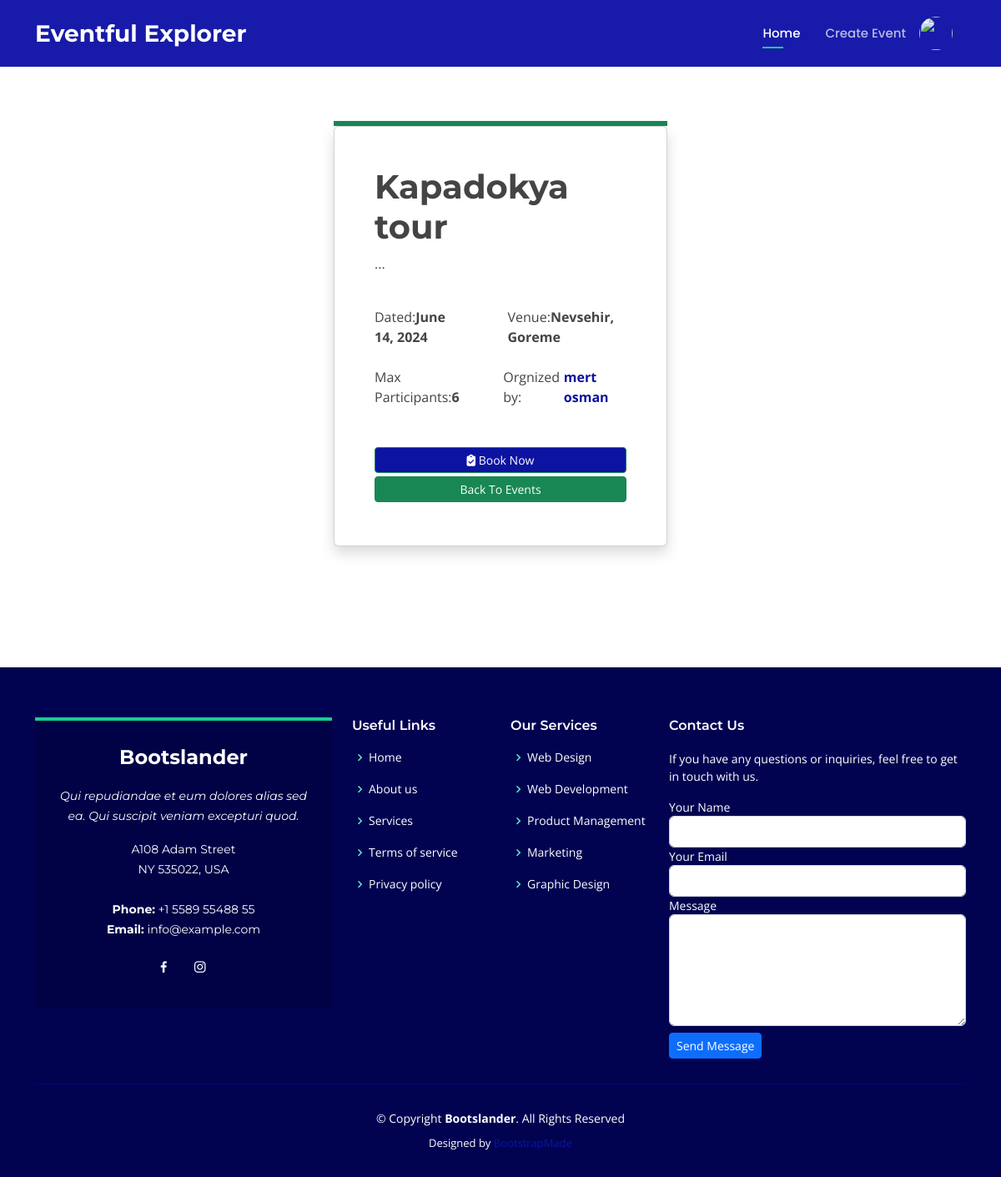
/viewe_event/12 (signed in), run on the app's committed database.
### main/models.py (models this page shows, shortened)
class event(models.Model):
    EVENT_TYPES = (
        ('in_person', 'In-Person'),
        ('online', 'Online'),
    )
    name = models.TextField(max_length=100)
    description=models.TextField()
    orginzer=models.ForeignKey(User,models.CASCADE,related_name='orgnizer')
    participants=models.ManyToManyField(User,default=None,blank=True)
    city = models.TextField(max_length=200,default='')
    state = models.TextField(max_length=200,default='')
    date = models.DateField()
    educational_leave = models.BooleanField(default=False)
    max_participants = models.IntegerField()
    created_at=models.DateTimeField(auto_now_add=True,null=True)
    event_type = models.CharField(max_length=20, choices=EVENT_TYPES, default='in_person')
    tags = models.ManyToManyField(Tag)
    @property
    def location(self):
        return str(self.city)+', '+str(self.state)

### main/views.py (the view)
# urls.py: path('viewe_event/<int:id>', Single_event, name='viewe_event'),
def Single_event(request, id):
    event_id = id
    even = event.objects.get(pk=event_id)
    return render(request, 'singal.html', context={'detail': even})

### main/filters/custom_filters.py (called while the page is built)
@register.filter
def user_in_group(user, group_name):
    return user.groups.filter(name=group_name).exists()

### templates/singal.html
{% extends "basic.html" %}
{% load custom_filters %}
{% load static %}
{% block content %}
        <div class="vh-100 d-flex justify-content-center align-items-center">
            <div class="col-md-4">
                <div class="border border-3 border-success"></div>
                <div class="card  bg-white shadow p-5">
                        <h1><b>{{ detail.name }}</b></h1>
                        <p>{{ detail.description }}</p>
                            <div class="d-flex my-4"><span class="me-5">Dated:<b>{{ detail.date }}</b></span>
                            <span>Venue:<b>{{ detail.location }}</b></span></div>
                            <div class="d-flex mb-5">
                                <span class="me-5">Max Participants:<b>{{ detail.max_participants }}</b></span><br>
                                <span class="d-flex">Orgnized by: <a href="{% url 'view_user_profile' detail.orginzer.pk %}" style="text-decoration: none;">
                                <span><b>{{ detail.orginzer.first_name}} {{ detail.orginzer.last_name }}</b></span>
                                </a></span></div>
                        {% if request.user in detail.participants.all %}
                        <span class="btn btn-sm btn-success w-100 text-white"><i class="fa fa-check-circle"></i> Booked</span>
                        {% else %}
                        <a href="{% url 'prompt' detail.pk %}" class="btn btn-sm btn-success def-bg-color w-100 text-white"><i class="fa-solid fa-clipboard-check"></i> Book Now</a>
                      {% endif %}
                        <a href="{% url 'viewe_all_event' %}" class="btn btn-sm btn-success my-1">Back To Events</a>
                    </div>
            </div>
        </div>
{% endblock %}

### static/assets/css/style.css (style rules this page uses)
body { font-family: "Open Sans", sans-serif; color: #444444; }
a { color: #1acc8d; text-decoration: none; }
h1, h2, h3, h4, h5, h6 { font-family: "Montserrat", sans-serif; }

### templates/basic.html (style rules this page uses)
.def-bg-color { background-color:#0D13A1; }
a { color:#0D13A1; text-decoration: none; background-color: transparent; }

### data on the page
event: name "Kapadokya tour", description "...", date "June 14, 2024", location "Nevsehir, Goreme", max_participants "6", orginzer.first_name "mert", orginzer.last_name "osman"
